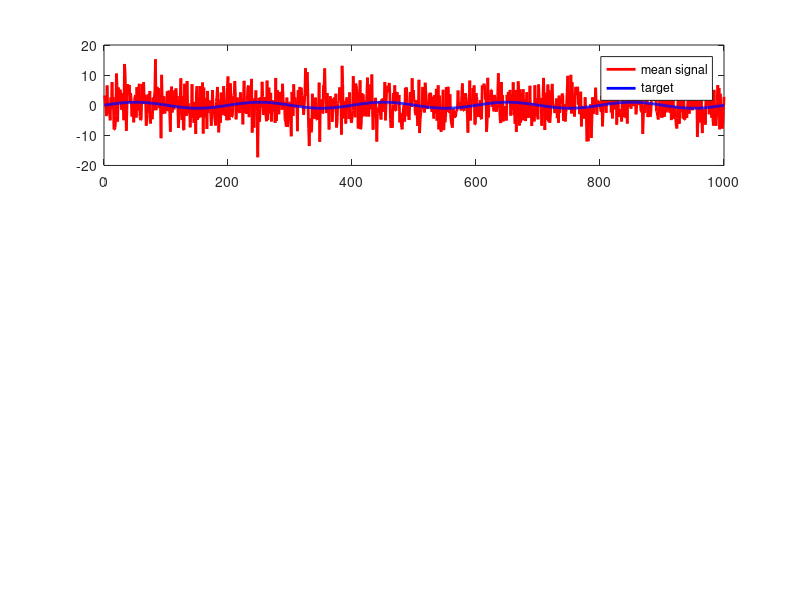

Write MATLAB code to recreate this figure. (Note: this script raises an error after producing the figure.)
%Demo script for using t2circ_1tag
% Embed a sinewave in some noise
% clear;
signal_freq = 5; % This will be the frequency of the signal
target_tag = 5; % This will be the frequency that will be assessed and plotted
noise_level = 225; % This is how noisy the raw data will be
signal_level =1;
data_length = 1000; % Number of time_domain samples
num_sweeps = 200; % number of sweeps
alpha = 0.05; % Alpha level for significance
fft_data =  zeros(num_sweeps,data_length);
data =      zeros(num_sweeps,data_length);
critical_range_zero_center=zeros(data_length,360);

% Define the target signal and its fft
target = signal_level*sin(2*pi*signal_freq*(0:data_length-1)/data_length);
fft_target = fft(target);
% For each trial make a signal and add_noise to it and compute the fourier
% transform
for i =1:num_sweeps
    data(i,:) = target + noise_level*rand(1,data_length)-.5*noise_level;
    fft_data(i,:) = fft(data(i,:));
end
%Plot mean time_domain waveform
figure(1)
subplot(3,1,1)
plot(mean(data),'r','LineWidth',2);
hold on
plot(target,'b','LineWidth',2);
legend('mean signal','target')

%Call the T-circ program
[Z_est confidence_radii p t2circ] = t2circ_1tag(fft_data,alpha);

%Make confidence circle
ang = 1:360;
for i = 1:data_length
    critical_range_zero_center(i,:) = confidence_radii(i)*(cos(2*pi*ang/360)+sqrt(-1)*sin(2*pi*ang/360));
end

%Plot Magnitude Specturm and turn red a significan target_tag
figure(1)
subplot(3,1,2)
stem(0:60,abs(Z_est(1:61)),'b.','LineWidth',2)
if p(target_tag+1)< alpha
    hold on
    stem(target_tag,abs(Z_est(target_tag+1)),'r.','LineWidth',2);
    hold off
end
     xlabel('Hz','FontSize',16,'FontWeight','bold')
     ylabel('Fourier Magnitude','FontSize',14,'FontWeight','bold')
     set(gca,'FontSize',16,'FontWeight','bold')
title('Average Magnitude Spectrum');

%SETUP POLOR PLOT for frequency of interest: note the +1 is used to account
%for DC
subplot(3,1,3)
polar(0,abs(Z_est(target_tag+1))+.5*abs(Z_est(target_tag+1))');
hold on
polar([0,angle(Z_est(target_tag+1))],[0,abs(Z_est(target_tag+1))],'r-');
polar(angle(Z_est(target_tag+1)+critical_range_zero_center(target_tag+1,:))',abs(Z_est(target_tag+1)+critical_range_zero_center(target_tag+1,:))','b');
polar(angle(fft_target(target_tag+1))',abs(fft_target(target_tag+1))','k+');
 th = findall(gca,'Type','text');
    for ii = 1:length(th),
        set(th(ii),'FontSize',16,'FontWeight','bold')
    end
    hlines = findall(gca,'Type','line');
    title_text= sprintf('Frequency: %d, p-value: %.8f, Sweeps: %d',target_tag,p(target_tag+1),num_sweeps);
    title(title_text,'FontSize',16,'FontWeight','bold');
    for ii = 1:length(hlines)
        set(hlines(ii),'LineWidth',2);
    end
    hold off
  legend('','target coef', 'confidence interval', 'signal coef','Location','NorthEastOutside')